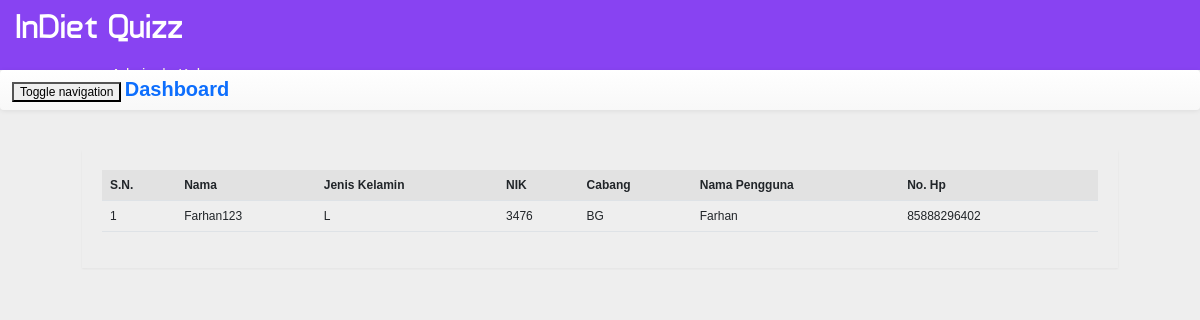
Screenshot of /halaman/Quiz/dash.php?q=1 (signed in) with the database file from the repository.
### tables this page shows
CREATE TABLE `user` (
  `id` int(100) NOT NULL,
  `name` varchar(50) NOT NULL,
  `rollno` varchar(20) NOT NULL,
  `branch` varchar(20) NOT NULL,
  `gender` varchar(5) NOT NULL,
  `username` varchar(50) NOT NULL,
  `phno` bigint(20) NOT NULL,
  `password` varchar(50) NOT NULL
);

### halaman/Quiz/dash.php (the view, shortened to what this page needs)
<!DOCTYPE html PUBLIC "-//W3C//DTD XHTML 1.0 Transitional//EN" "http://www.w3.org/TR/xhtml1/DTD/xhtml1-transitional.dtd">
<html xmlns="http://www.w3.org/1999/xhtml">
<head>
<link  rel="stylesheet" href="css/bootstrap.min.css"/>
 <link  rel="stylesheet" href="css/bootstrap-theme.min.css"/>
 <link rel="stylesheet" href="css/main.css">
 <link  rel="stylesheet" href="css/font.css">
</head>
<body  style="background:#eee;">
<body  style="background:#eee;">
<div class="header">
<div class="row">
<div class="col-lg-6">
<span class="logo">InDiet Quizz</span></div>
<?php
include_once 'dbConnection.php';
if (!(isset($_SESSION['username']))  || ($_SESSION['key']) != '54585c506829293a2d4c3b68543b316e2e7a2d277858545a36362e5f39') {
    session_destroy();
    header("location:index-quis.php");
} else {
    $name     = $_SESSION['name'];
    echo '<span class="pull-right top title1" ><span style="color:white"><span class="glyphicon glyphicon-user" aria-hidden="true"></span>&nbsp;&nbsp;&nbsp;&nbsp;Selamat Datang,</span> <span class="log log1" style="color:lightyellow">' . $name . '&nbsp;&nbsp;|&nbsp;&nbsp;<a href="logout.php?q=account.php" style="color:lightyellow"><span class="glyphicon glyphicon-log-out" aria-hidden="true"></span>&nbsp;Keluar</button></a></span>';
}
?>
</div></div>
<nav class="navbar navbar-default title1">
  <div class="container-fluid">
    <div class="navbar-header">
      <button type="button" class="navbar-toggle collapsed" data-toggle="collapse" data-target="#bs-example-navbar-collapse-1" aria-expanded="false">
        <span class="sr-only">Toggle navigation</span>
      </button>
      <a class="navbar-brand" href="dash.php?q=0"><b>Dashboard</b></a>
    </div>
  </div>
</nav>
<div class="container">
<div class="row">
<div class="col-md-12">
<?php
if (@$_GET['q'] == 1) {
    $result = mysqli_query($con, "SELECT * FROM user") or die('Error');
    echo '<div class="panel"><table class="table table-striped title1">
<tr><td style="vertical-align:middle"><b>S.N.</b></td><td style="vertical-align:middle"><b>Nama</b></td><td style="vertical-align:middle"><b>Jenis Kelamin</b></td><td style="vertical-align:middle"><b>NIK</b></td><td style="vertical-align:middle"><b>Cabang</b></td><td style="vertical-align:middle"><b>Nama Pengguna</b></td><td style="vertical-align:middle"><b>No. Hp</b></td><td style="vertical-align:middle"></td></tr>';
    $c = 1;
    while ($row = mysqli_fetch_array($result)) {
        $name      = $row['name'];
        $phno      = $row['phno'];
        $gender    = $row['gender'];
        $rollno    = $row['rollno'];
        $branch    = $row['branch'];
        $username1 = $row['username'];
        echo '<tr><td style="vertical-align:middle">' . $c++ . '</td><td style="vertical-align:middle">' . $name . '</td><td style="vertical-align:middle">' . $gender . '</td><td style="vertical-align:middle">' . $rollno . '</td><td style="vertical-align:middle">' . $branch . '</td><td style="vertical-align:middle">' . $username1 . '</td><td style="vertical-align:middle">' . $phno . '</td>
  <td style="vertical-align:middle"><a title="Delete User" href="update.php?dusername=' . $username1 . '"><b><span class="glyphicon glyphicon-trash" aria-hidden="true"></span></b></a></td></tr>';
    }
    echo '</table></div>';
}
?>
</div>
</div></div>
</body>
</html>

### halaman/Quiz/css/main.css (style rules this page uses)
body { overflow-x: hidden; width: 100%; font: 12px "Century Gothic", "Times Roman", sans-serif; background: #eee; min-height: 550px; background-attachment: fixed; }
.panel { border-color: #eee; margin: 40px; padding: 20px; font: 15px "Century Gothic", "Times Roman", sans-serif; }
.header { background: #8843F2; height: 70px; }
.logo { font-family: 'typo'; font-size: 35px; color: #ffffff; margin: 15px; }
.title1 { font: 12px "Century Gothic", "Times Roman", sans-serif; }
.top { margin-top: 20px; }
.log1 { font: 15px 'Ubuntu', sans-serif; color: #0000ff; margin-left: 10px; }
.log { margin: 10px; margin-right: 60px; margin-left: 5px; color: #ffffb3; text-decoration: none; font-size: 20px; font-size: 15px; }

### rows the page displays
user: name "Farhan123", gender "L", rollno "3476", branch "BG", username "Farhan", phno "85888296402"

### other values shown
$name "Admin"
